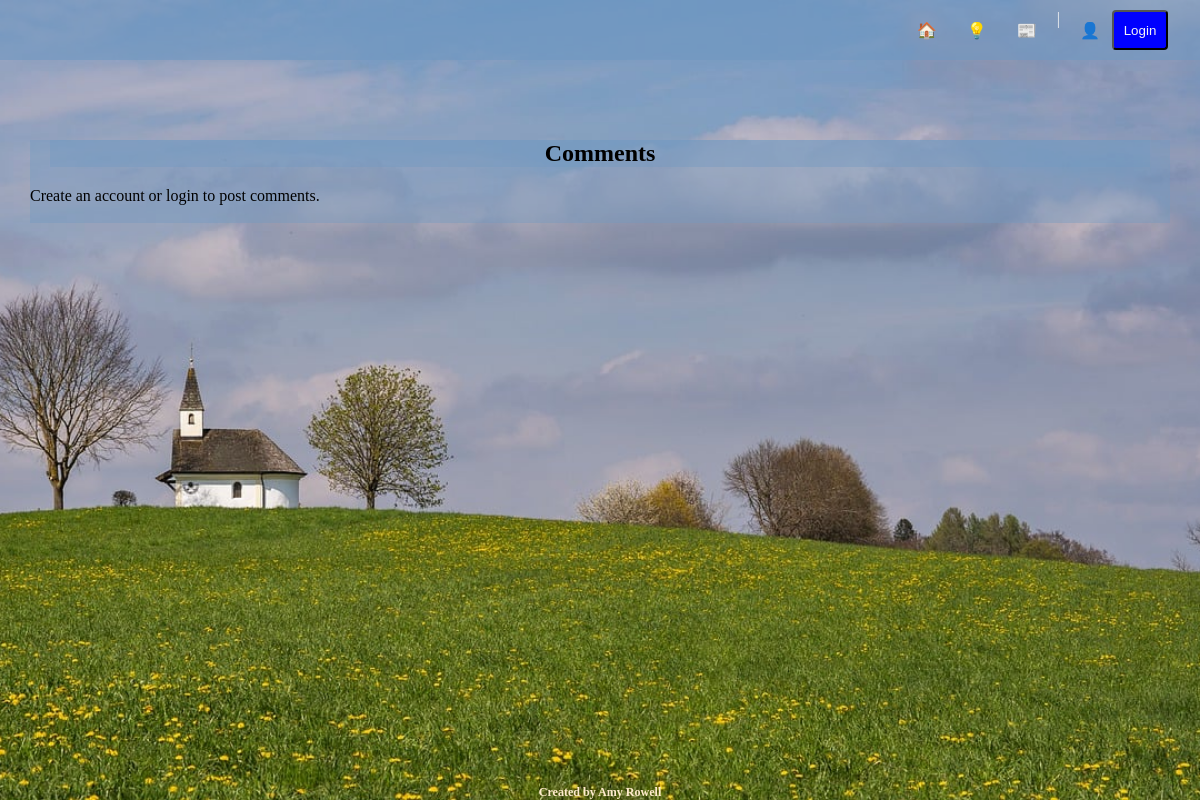
The app's page /posts/, older data.
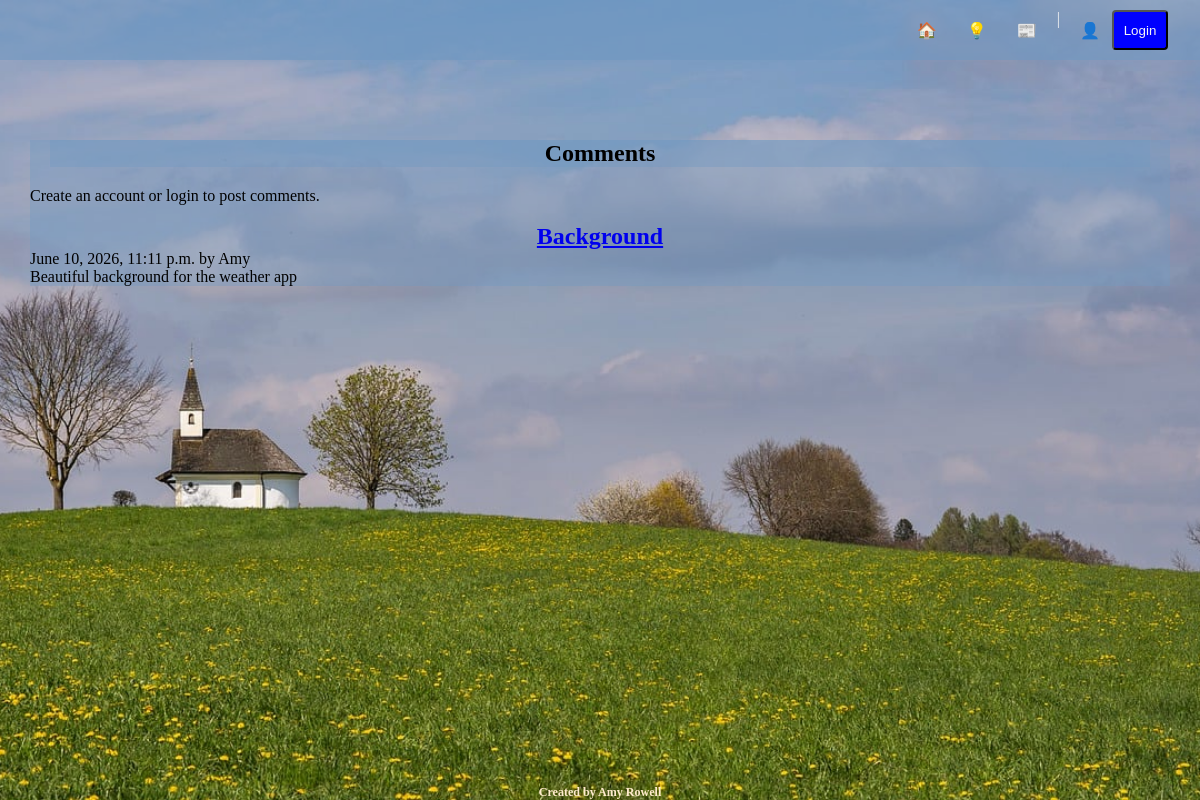
The same page, newer data.
### weatherapp/posts/models.py (models this page shows, shortened)
class Post(models.Model):
    title = models.CharField(max_length=75)
    body = models.TextField()
    slug = models.SlugField(unique=True, blank=True)
    date = models.DateTimeField(auto_now_add=True)
    author = models.ForeignKey(
        User, on_delete=models.CASCADE, default=None
    )  # if user deleted, delete posts

### weatherapp/posts/views.py (the view)
# urls.py: path("", views.posts_list, name="list"),
def posts_list(request):
    posts = Post.objects.all().order_by("-date")
    return render(request, "posts/posts_list.html", {"posts": posts})

### weatherapp/posts/templates/posts/posts_list.html (shortened to what this page needs)
{% extends 'layout.html'%}
{% block content %}
    <section class="comments">
    <h1 class="comments">Comments </h1>
    <p> Create an account or login to post comments.</p>
    <br />
{% for post in posts %}
        <h2>
            <a href="{% url 'posts:page' slug=post.slug %}">
            {{post.title}}
            </a>
        </h2>
        <p>{{post.date}} by {{post.author}}</p>
        <p>{{post.body}}</p>
{% endfor %}
</section>
{% endblock %}

### weatherapp/templates/layout.html (shortened to what this page needs)
<!DOCTYPE html>
{% load static %}
<html lang="en">
<head>
    <link rel="stylesheet" href="{% static 'css/style.css' %}">
</head>
<body>
    <nav>
        <ul>
        <li><a href="/"><span title="Home" role='img' aria-label="Home">🏠</span></a></li>
        <li><a href="/about"><span title="About" role='img' aria-label="About">💡</span></a></li>
        <li><a href="{% url 'posts:list' %}"><span title="Comments" role="img" aria-label="comments">📰</span></a></li>
        |
        {% if user.is_authenticated %}
            <li><a href="{% url 'posts:new-post' %}"><span title="New Comments" role="img" aria-label="New Comments">🆕</span></a></li>
            <form class="logout" action="{% url 'users:logout' %}" method="post">
            {% csrf_token %}
            <li><button class="logout-button" aria-label="logout" title="logout">Logout</button></li>
            </form>
        {% else %}
            <li><a href="{% url 'users:register' %}"><span title="User Account" role="img" aria-label="User Account">👤</span></a></li>
            <li><a href="{% url 'users:login' %}"><button class="login-button" title="User Login" role="img" aria-label="User Login"
            >Login</button></a></li>
        {% endif %}
            </ul>
    </nav>
    <main>
        {% block content %}
        {% endblock %}
    </main>
</body>
   <footer><h6>Created by Amy Rowell</h6></footer>
</html>

### weatherapp/static/css/style.css (style rules this page uses)
* { margin:0; padding: 0; box-sizing: border-box; }
body { min-height: 100vh; color: whitesmoke; background-color: rgba(113,152,193,0.6); background-image: url("../images/chapel-7956274_1280.jpg"); background-size: cover; background-repeat: no-repeat; background-position: center center; padding-bottom: 20px; }
nav { display: flex; justify-content: flex-end; background-color: rgba(113,152,193,0.6); padding: 10px 20px; width: 100vw; }
nav ul { display: flex; gap: 10px; list-style: none; margin-right: 20px; padding: 0; }
nav li a { text-decoration: none; height:40px; width: 40px; display: flex; justify-content: center; align-items: center; border-radius:4px; padding:10px; }
button { height:40px; width: auto; padding:10px; background-color: blue; border-radius: 4px; text-align: center; color: whitesmoke; margin: 10px; }
h1,h2,h3 { text-align: center; }
footer { font-size: large; position: fixed; left: 0; bottom: 0; width: 100%; color: blanchedalmond; text-align: center; }
.about, .comments, .register, .login, .posts, .single-post, .new-post { color:black; background-color: rgba(113,152,193,0.4); margin-left: 30px; margin-right: 30px; margin-top: 80px; }
.about h1, .comments h1, .register h1, .login h1 { margin: 20px; text-align: center; }

Row changes from the older to the newer data that the page shows:
added Post: title "Background", date "June 10, 2026, 11:11 p.m.", author "Amy", body "Beautiful background for the weather app"
